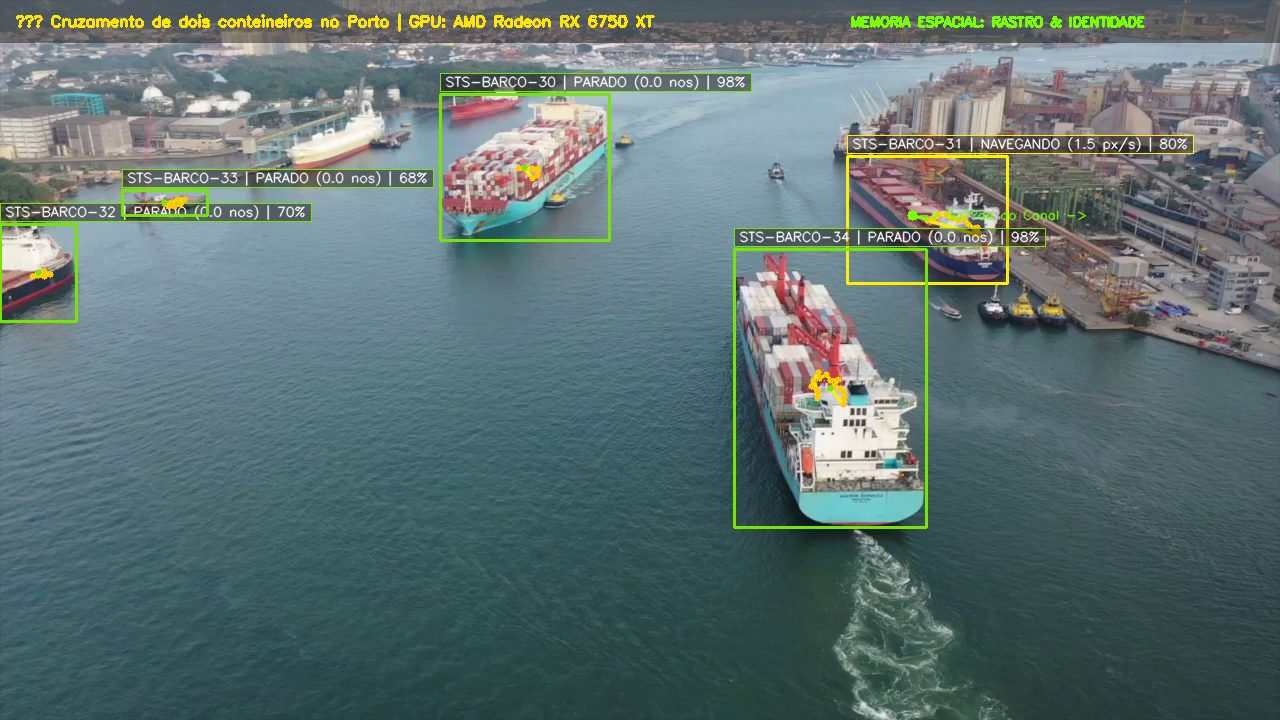
#> input picture docs_examples/exemplo_navegando_previsao.jpg, 1280 x 720 px
$ python -i night_pass.py   (imports and definitions only)
#> lines starting #> are read from the running program, lines starting #| are printed output that depends on the picture
#> further down, picture is the input picture: shape (720, 1280, 3); mean B, G, R 113.8, 114.2, 95.4
import cv2
import numpy as np

class HysteresisNightPass:
    def __init__(self, enter_thresh=45.0, exit_thresh=65.0, clip_limit=3.0, tile_grid_size=(8, 8)):
        self.enter_thresh = float(enter_thresh)
        self.exit_thresh = float(exit_thresh)
        self.clip_limit = float(clip_limit)
        self.tile_grid_size = tile_grid_size
        self.is_night_mode = False
        self.clahe = cv2.createCLAHE(clipLimit=self.clip_limit, tileGridSize=self.tile_grid_size)

    def measure_frame_brightness(self, frame_bgr):
        if frame_bgr is None or frame_bgr.size == 0:
            return 128.0
        gray = cv2.cvtColor(frame_bgr, cv2.COLOR_BGR2GRAY)
        return float(np.mean(gray))

    def update_night_state(self, frame_bgr):
        brightness = self.measure_frame_brightness(frame_bgr)
        if not self.is_night_mode:
            if brightness < self.enter_thresh:
                self.is_night_mode = True
        else:
            if brightness > self.exit_thresh:
                self.is_night_mode = False
        return self.is_night_mode, brightness

    def enhance_frame_clahe(self, frame_bgr):
        lab = cv2.cvtColor(frame_bgr, cv2.COLOR_BGR2LAB)
#> lab: shape (720, 1280, 3); mean of channels 0, 1, 2 118.3, 121.7, 125.7
        l, a, b = cv2.split(lab)
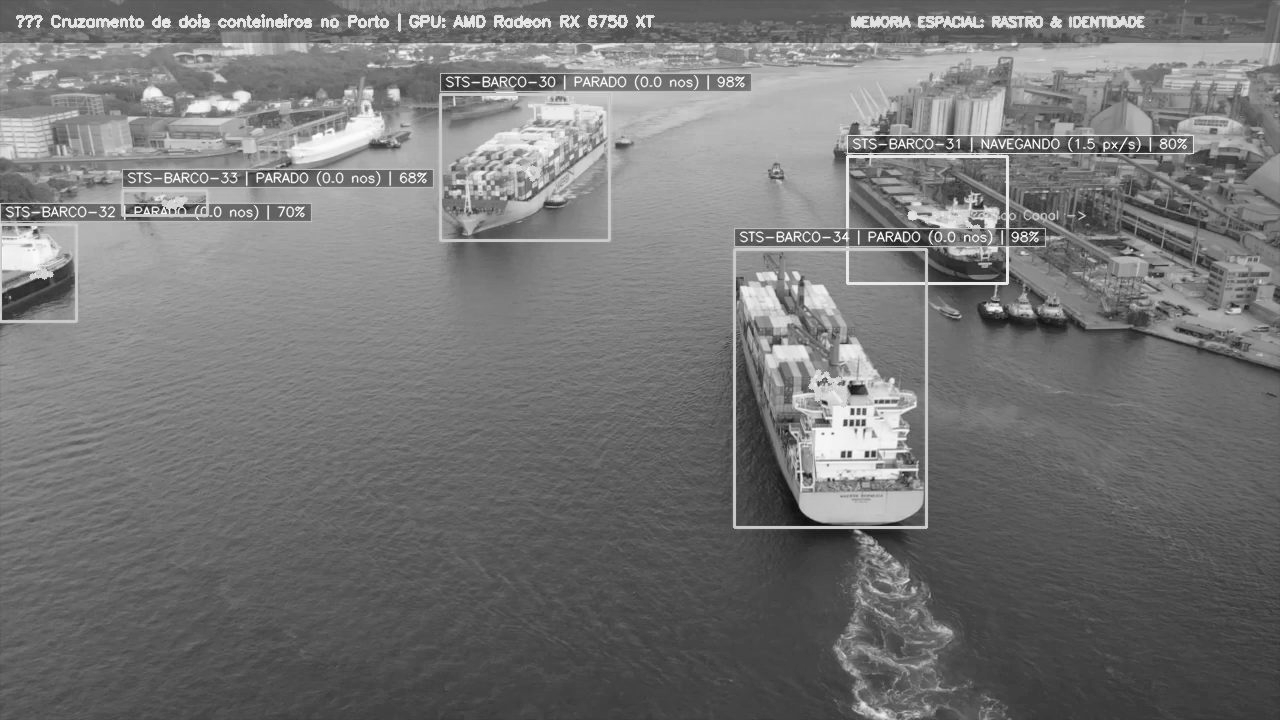
#> l: shape (720, 1280); min 9, max 255, mean 118.3
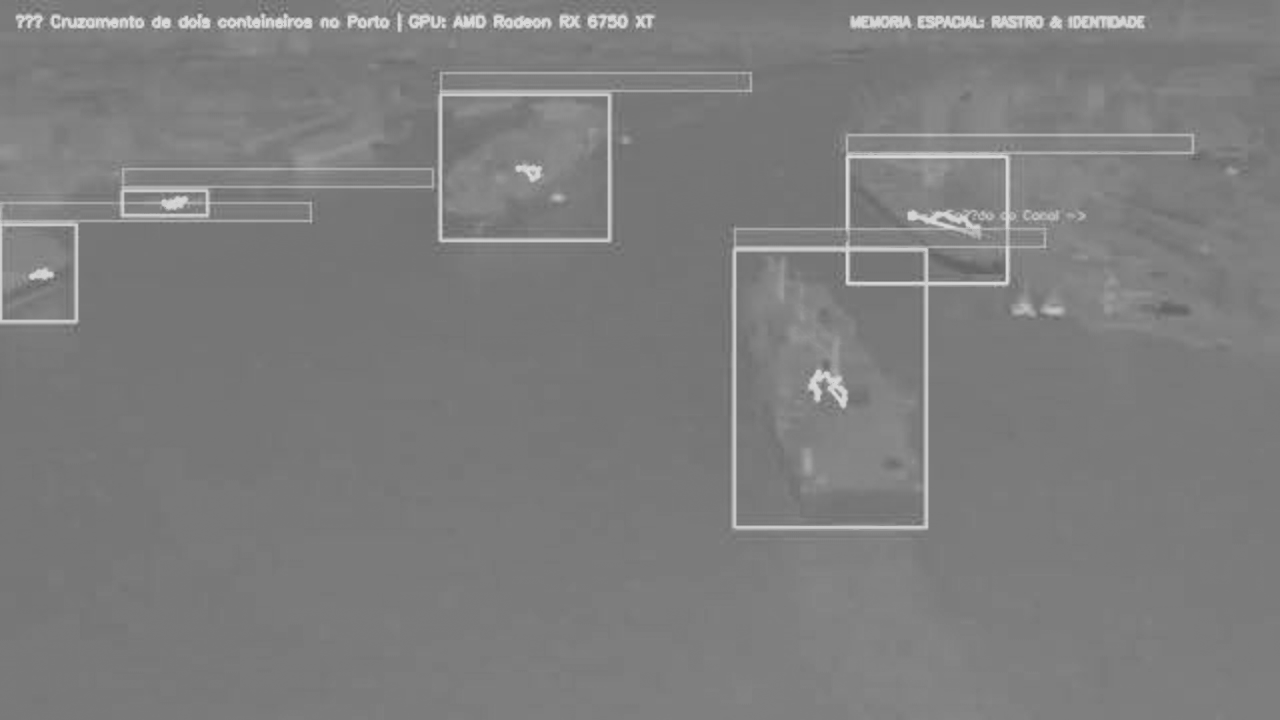
#> b: shape (720, 1280); min 98, max 220, mean 125.7
        l_clahe = self.clahe.apply(l)
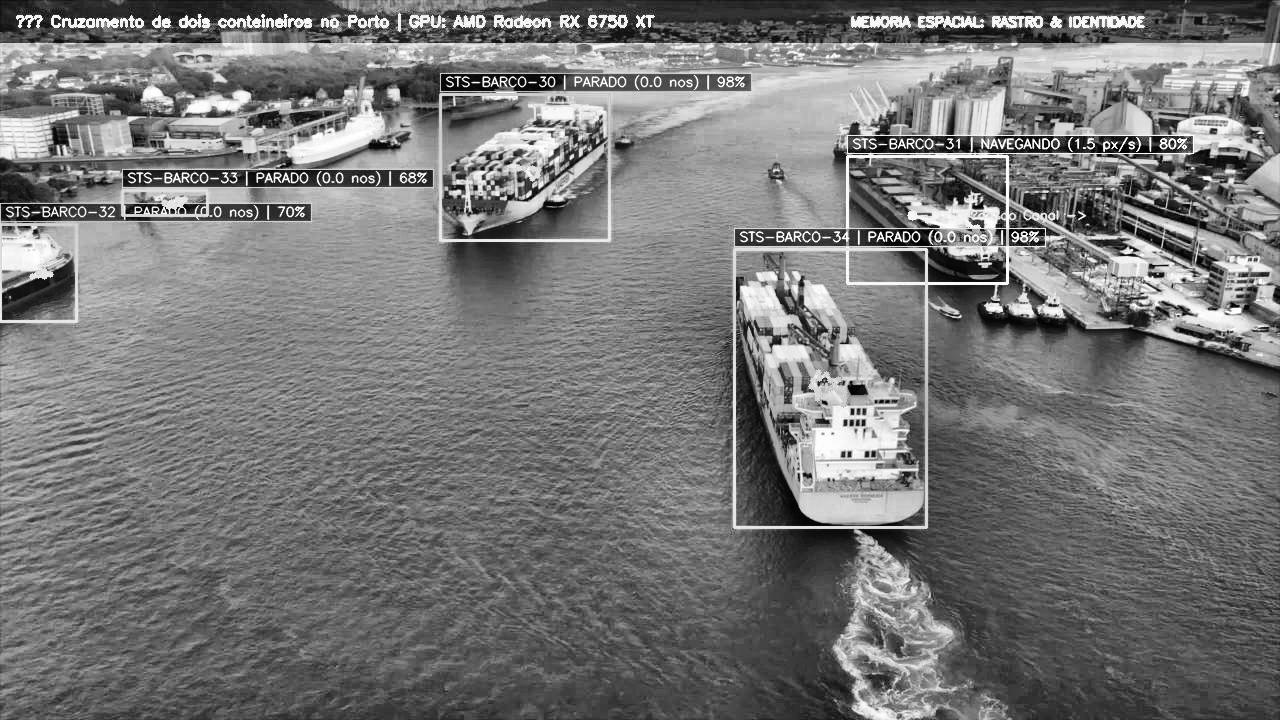
#> l_clahe: shape (720, 1280); min 0, max 255, mean 119.3
        lab_clahe = cv2.merge((l_clahe, a, b))
#> lab_clahe: shape (720, 1280, 3); mean of channels 0, 1, 2 119.3, 121.7, 125.7
        return cv2.cvtColor(lab_clahe, cv2.COLOR_LAB2BGR)
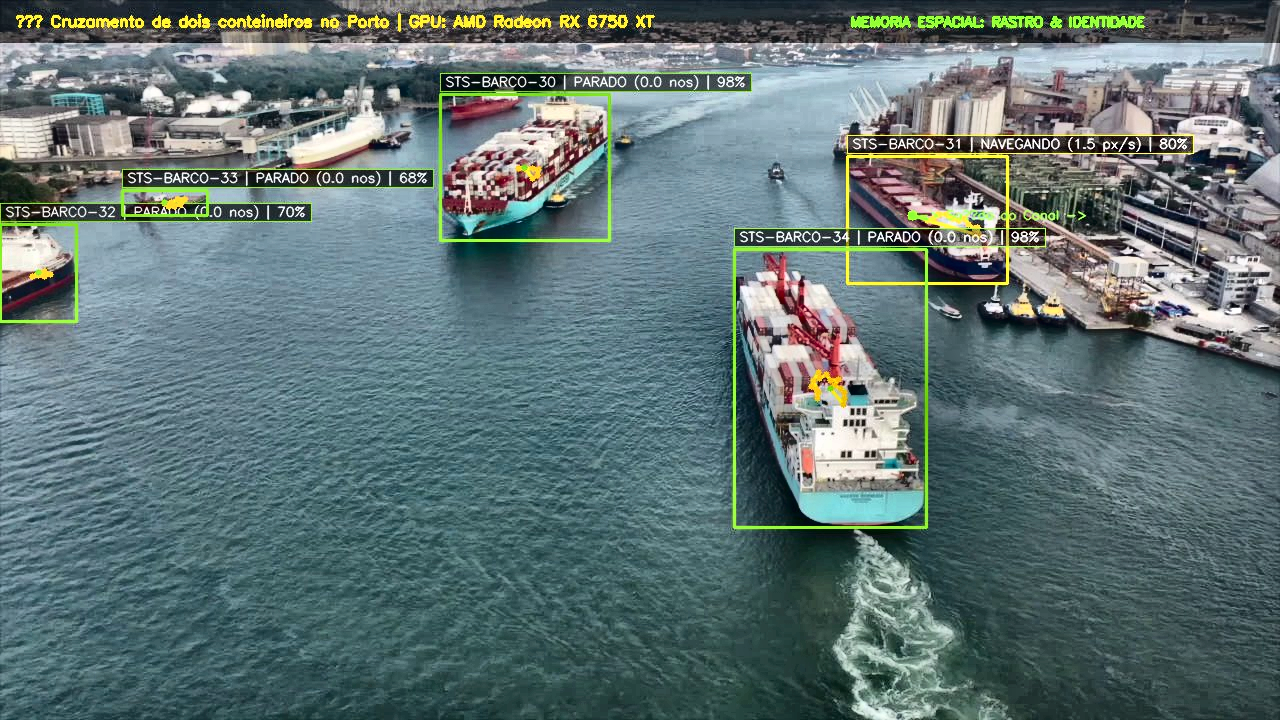
#> returned value: shape (720, 1280, 3); mean B, G, R 115.8, 116, 97

    def run_night_pass(self, frame_bgr, detector_fn, conf=0.05):
        is_night, brightness = self.update_night_state(frame_bgr)
        if not is_night:
            return [], False, brightness

        enhanced = self.enhance_frame_clahe(frame_bgr)
        night_dets = detector_fn(enhanced, conf=conf)
        for d in night_dets:
            d['source'] = 'Night_CLAHE'
            d['is_night_enhanced'] = True

        return night_dets, True, brightness

>>> import cv2
>>> picture = cv2.imread('../../docs_examples/exemplo_navegando_previsao.jpg')
>>> result = HysteresisNightPass().enhance_frame_clahe(picture)
